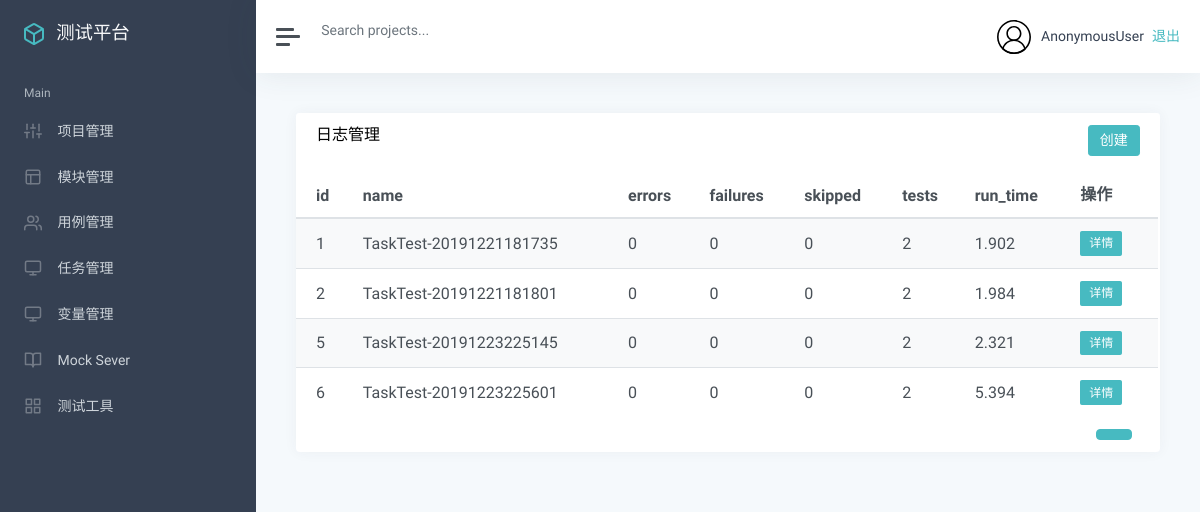
Before: /task/task_log/3/ with the older database file.
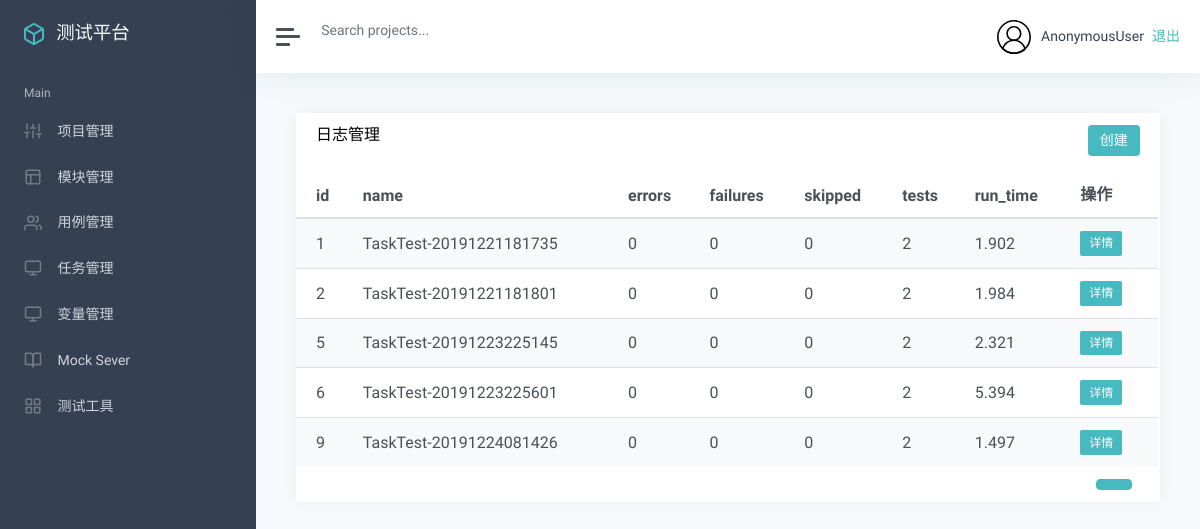
After: the same page with the newer database file.
### app_task/models.py (models this page shows, shortened)
class TestResult(models.Model):
    task = models.ForeignKey(TestTask, on_delete=models.CASCADE)
    name = models.CharField("名称", max_length=100, blank=False, default="")
    errors = models.IntegerField("错误用例")
    failures = models.IntegerField("失败用例")
    skipped = models.IntegerField("跳过用例")
    tests = models.IntegerField("总用例数")
    run_time = models.FloatField("运行时长")
    result = models.TextField("详细", default="")
    create_time = models.DateTimeField("创建时间", auto_now_add=True)

### app_task/views.py (the view)
# urls.py: path('task_log/<int:tid>/', views.task_log),
def task_log(request,tid):
    print('tid----------->',tid)
    results = TestResult.objects.filter(task_id=tid)
    return render(request, "task/log.html" ,{
        "results":results
    })

### templates/task/log.html (shortened to what this page needs)
{% extends "manage.html" %}
{% block manage %}
<div class="card flex-fill">
    <div class="card-header">
        <h5 class="card-title mb-0" style="float:left">日志管理</h5>
        <button onclick="add()" type="button" class="btn btn-primary" style="float:right">创建</button>
    </div>
    <div id="datatables-dashboard-traffic_wrapper" class="dataTables_wrapper dt-bootstrap4 no-footer">
        <div class="row">
            <div class="col-sm-12">
                <table id="datatables-dashboard-traffic" class="table table-striped my-0 dataTable no-footer"
                    role="grid" aria-describedby="datatables-dashboard-traffic_info">
                    <thead>
                        <tr role="row">
                            <th>id</th>
                            <th>name</th>
                            <th>errors</th>
                            <th>failures</th>
                            <th>skipped</th>
                            <th>tests</th>
                            <th>run_time</th>
                            <th>操作</th>
                        </tr>
                    </thead>
                    <tbody>
                        {% for r in results %}
                        <tr role="row" class="odd">
                            <td>{{ r.id }}</td>
                            <td>{{ r.name }}</td>
                            <td>{{ r.errors }}</td>
                            <td>{{ r.failures }}</td>
                            <td>{{ r.skipped }}</td>
                            <td>{{ r.tests }}</td>
                            <td>{{ r.run_time }}</td>
                            <td>
                                <button class="btn btn-primary btn-sm" data-toggle="modal" data-target="#myModal" onclick="getLog({{ r.id }})">详情</button>
                            </td>
                        </tr>
                        {% endfor %}
                    </tbody>
                </table>
            </div>
        </div>
        <div class="row">
            <div class="col-sm-12 col-md-5">
                <div class="dataTables_info" id="datatables-dashboard-traffic_info" role="status" aria-live="polite">
                </div>
            </div>
            <div class="col-sm-12 col-md-7">
                <div class="dataTables_paginate paging_simple_numbers" id="datatables-dashboard-traffic_paginate">
                    <ul class="pagination">
                        <li class="paginate_button page-item active">
                            <a href="#" aria-controls="datatables-dashboard-traffic" data-dt-idx="1" tabindex="0"
                                class="page-link">{{ case_projects.number }}</a>
                        </li>
                    </ul>
                </div>
            </div>
        </div>
    </div>
</div>
{% endblock %}

Changed rows visible on the page:
added TestResult: id "9", name "TaskTest-20191224081426", errors "0", failures "0", skipped "0", tests "2", run_time "1.497"
